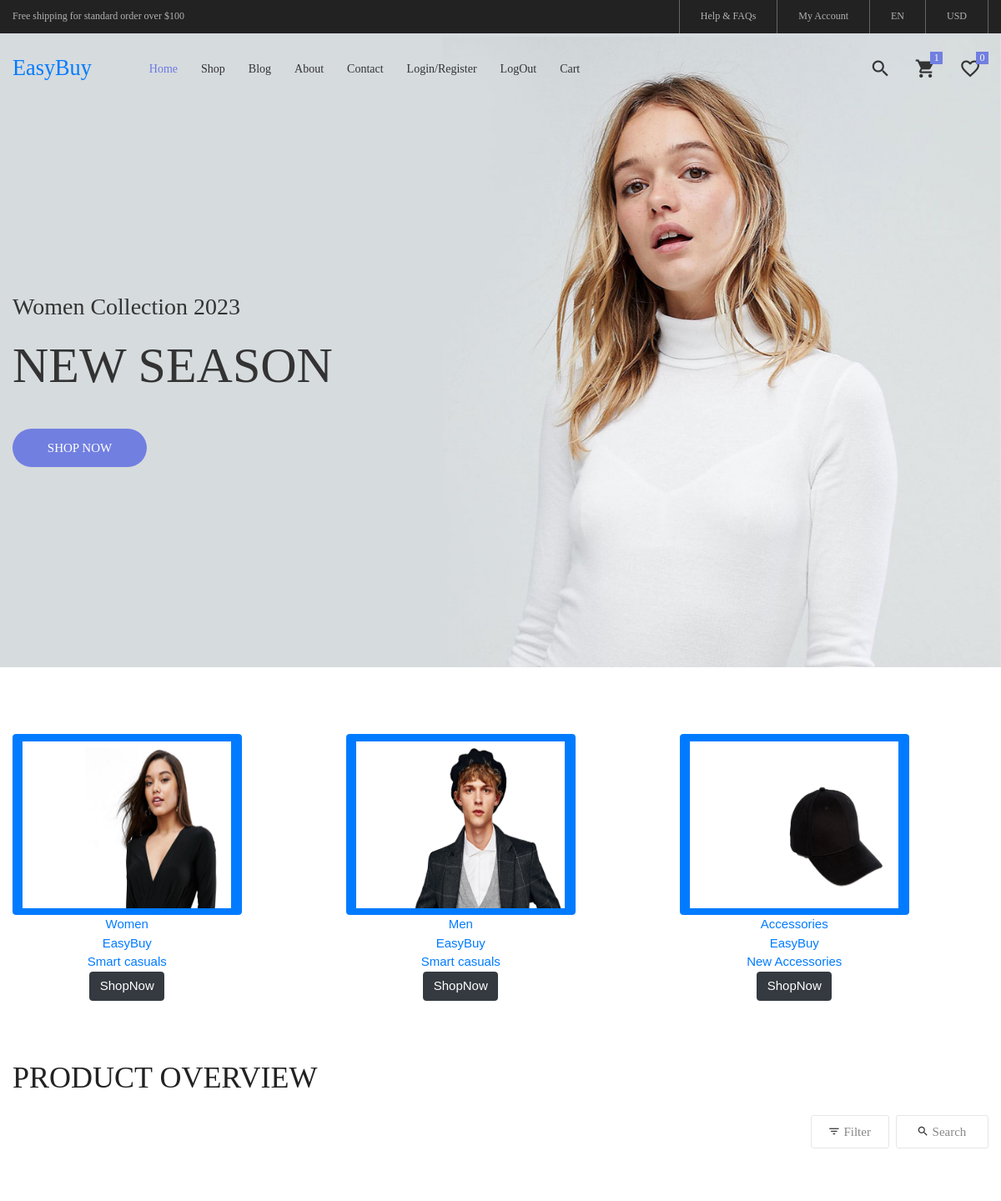
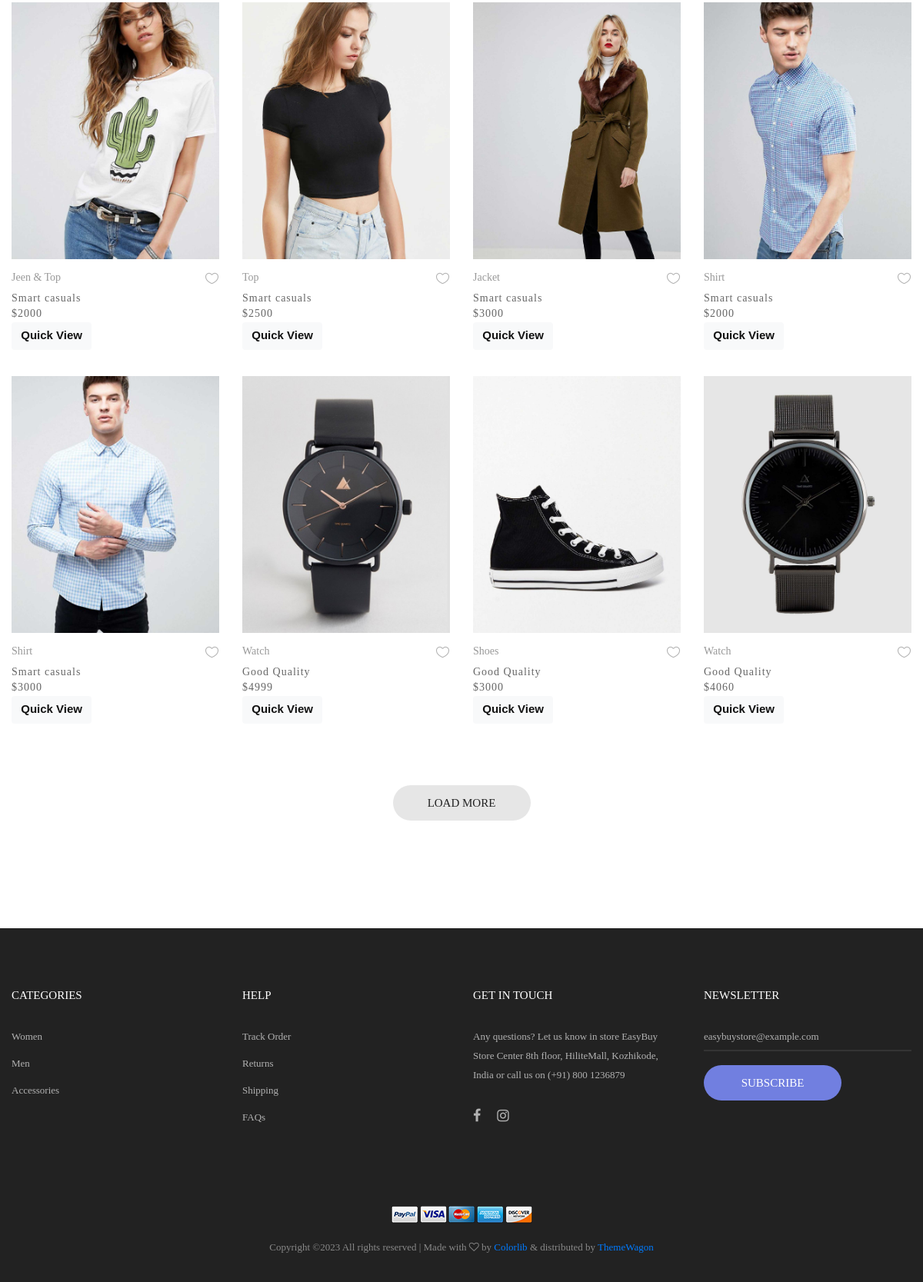
The page / on the database its author committed (2 pictures, top to bottom).
### APP1/models.py (models this page shows)
class categorydb(models.Model):
    CategoryName =models.CharField(max_length=50, blank=True ,null=True)
    Brand =models.CharField(max_length=50, blank=True, null=True)
    Description =models.CharField(max_length=50, blank=True, null=True)
    Image =models.ImageField(upload_to="profile")

class productdatabase(models.Model):
    CategoryName = models.CharField(max_length=50, null=True, blank=True)
    ProductName = models.CharField(max_length=50, null=True, blank=True)
    Price = models.IntegerField(null=True, blank=True)
    Description = models.CharField(max_length=500, null=True, blank=True)
    Image = models.ImageField(upload_to="profile")

### APP2/views.py (the view)
# urls.py: path('',views.Homepage,name='Homepage'),
def Homepage(request):
    data=categorydb.objects.all()
    da=cartdb.objects.all()
    products=productdatabase.objects.all()
    return render(request,'webindex.html',{'data':data ,'products':products,'da':da})

### APP2/templates/webindex.html (shortened to what this page needs)
<!DOCTYPE html>
{% load static %}
<html lang="en">
<head>
	<link rel="stylesheet" type="text/css" href="{% static 'assets/vendor/bootstrap/css/bootstrap.min.css' %}">
	<link rel="stylesheet" type="text/css" href="{% static 'assets/fonts/font-awesome-4.7.0/css/font-awesome.min.css' %}">
	<link rel="stylesheet" type="text/css" href="{% static 'assets/fonts/iconic/css/material-design-iconic-font.min.css' %}">
	<link rel="stylesheet" type="text/css" href="{% static 'assets/fonts/linearicons-v1.0.0/icon-font.min.css' %}">
	<link rel="stylesheet" type="text/css" href="{% static 'assets/vendor/animate/animate.css' %}">
	<link rel="stylesheet" type="text/css" href="{% static 'assets/vendor/css-hamburgers/hamburgers.min.css' %}">
	<link rel="stylesheet" type="text/css" href="{% static 'assets/vendor/animsition/css/animsition.min.css' %}">
	<link rel="stylesheet" type="text/css" href="{% static 'assets/vendor/select2/select2.min.css' %}">
	<link rel="stylesheet" type="text/css" href="{% static 'assets/vendor/daterangepicker/daterangepicker.css' %}">
	<link rel="stylesheet" type="text/css" href="{% static 'assets/vendor/slick/slick.css' %}">
	<link rel="stylesheet" type="text/css" href="{% static 'assets/vendor/MagnificPopup/magnific-popup.css' %}">
	<link rel="stylesheet" type="text/css" href="{% static 'assets/vendor/perfect-scrollbar/perfect-scrollbar.css' %}">
	<link rel="stylesheet" type="text/css" href="{% static 'assets/css/util.css' %}">
	<link rel="stylesheet" type="text/css" href="{% static 'assets/css/main.css' %}">
</head>
<body class="animsition">
	<header>
		<div class="container-menu-desktop">
			<div class="top-bar">
				<div class="content-topbar flex-sb-m h-full container">
					<div class="left-top-bar">
						Free shipping for standard order over $100
					</div>
					<div class="right-top-bar flex-w h-full">
						<a href="#" class="flex-c-m trans-04 p-lr-25">
							Help & FAQs
						</a>
						<a href="#" class="flex-c-m trans-04 p-lr-25">
							My Account
						</a>
						<a href="#" class="flex-c-m trans-04 p-lr-25">
							EN
						</a>
						<a href="#" class="flex-c-m trans-04 p-lr-25">
							USD
						</a>
					</div>
				</div>
			</div>
			<div class="wrap-menu-desktop">
				<nav class="limiter-menu-desktop container">
					<a href="#" class="logo">
						<h3   style="font-family: cursive;">EasyBuy</h3>
					</a>
					<div class="menu-desktop">
						<ul class="main-menu">
							<li class="active-menu">
								<a href="{% url 'Homepage' %}">Home</a>
							</li>
							<li>
								<a href="{% url 'Productdetails' %}">Shop</a>
							</li>
							<li>
								<a href="{% url 'Blogpage' %}">Blog</a>
							</li>
							<li>
								<a href="{% url 'Aboutpage' %}">About</a>
							</li>
							<li>
								<a href="{% url 'Contactpage' %}">Contact</a>
							</li>
							<li>
								<a href="{% url 'loginadmin' %}">Login/Register</a>
							</li>
							<li>
								<a href="{% url 'customerlogout' %}">LogOut</a>
							</li>
							<li>
								<a href="{% url 'cartpage' %}">Cart</a>
							</li>
						</ul>
					</div>
					<div class="wrap-icon-header flex-w flex-r-m">
						<div class="icon-header-item cl2 hov-cl1 trans-04 p-l-22 p-r-11 js-show-modal-search">
							<i class="zmdi zmdi-search"></i>
						</div>
						<div class="icon-header-item cl2 hov-cl1 trans-04 p-l-22 p-r-11 icon-header-noti js-show-cart" data-notify="1">
							<i class="zmdi zmdi-shopping-cart"></i>
						</div>
						<a href="#" class="dis-block icon-header-item cl2 hov-cl1 trans-04 p-l-22 p-r-11 icon-header-noti" data-notify="0">
							<i class="zmdi zmdi-favorite-outline"></i>
						</a>
					</div>
				</nav>
			</div>
		</div>
	</header>
	<section class="section-slide">
		<div class="wrap-slick1">
			<div class="slick1">
				<div class="item-slick1" style="background-image: url({% static 'assets/images/slide-01.jpg' %});">
					<div class="container h-full">
						<div class="flex-col-l-m h-full p-t-100 p-b-30 respon5">
							<div class="layer-slick1 animated visible-false" data-appear="fadeInDown" data-delay="0">
								<span class="ltext-101 cl2 respon2">
									Women Collection 2023
								</span>
							</div>
							<div class="layer-slick1 animated visible-false" data-appear="fadeInUp" data-delay="800">
								<h2 class="ltext-201 cl2 p-t-19 p-b-43 respon1">
									NEW SEASON
								</h2>
							</div>
							<div class="layer-slick1 animated visible-false" data-appear="zoomIn" data-delay="1600">
								<a href="{% url 'Productdetails' %}" class="flex-c-m stext-101 cl0 size-101 bg1 bor1 hov-btn1 p-lr-15 trans-04" type="submit">
									Shop Now
								</a>
							</div>
						</div>
					</div>
				</div>
			</div>
		</div>
	</section>
	<section class="ftco-section ftco-category ftco-no-pt">
		<div class="sec-banner bg0 p-t-80 p-b-50">
			<div class="container">
				<div class="row">
					{% for i in data %}
					<div class="col-md-4">
						<div class="row">
							<div class="col-md-4 order-md-last align-items-stretch d-flex">
									<div class="text text-center">
										<p><a href="" class="btn btn-primary"><img src="{{i.Image.url}}" style="width:250px; height:200px;"></a></p>
										<a href="" class="title"> {{i.CategoryName}}</a></br>
										<a href="" class="title"> {{i.Brand}}</a></br>
										<a href="" class="tile">{{i.Description}}</a></br>
										<form action="{% url 'displaycategory' itemCatg=i.CategoryName %}">
										<button  type="Submit" class="btn btn-dark">ShopNow</button>
										</form>
									</div>
								</div>
							</div>
							</div>
					{% endfor %}
				</div>
			</div>
			</div>
		</section>
	<section class="bg0 p-t-23 p-b-140">
		<div class="container">
			<div class="p-b-10">
				<h3 class="ltext-103 cl5">
					Product Overview
				</h3>
			</div>
			<div class="flex-w flex-sb-m p-b-52">
				<div class="flex-w flex-c-m m-tb-10">
					<div class="flex-c-m stext-106 cl6 size-104 bor4 pointer hov-btn3 trans-04 m-r-8 m-tb-4 js-show-filter">
						<i class="icon-filter cl2 m-r-6 fs-15 trans-04 zmdi zmdi-filter-list"></i>
						 Filter
					</div>
					<div class="flex-c-m stext-106 cl6 size-105 bor4 pointer hov-btn3 trans-04 m-tb-4 js-show-search">
						<i class="icon-search cl2 m-r-6 fs-15 trans-04 zmdi zmdi-search"></i>
						Search
					</div>
				</div>
			</div>
			<div class="row isotope-grid">
				{% for i in products %}
				<div class="col-sm-6 col-md-4 col-lg-3 p-b-35 isotope-item women">
					<div class="block2">
						<div class="block2-pic hov-img0">
							<img src="{{i.Image.url}}" alt="IMG-PRODUCT">
						</div>
						<div class="block2-txt flex-w flex-t p-t-14">
							<div class="block2-txt-child1 flex-col-l ">
								<a href="product-detail.html" class="stext-104 cl4 hov-cl1 trans-04 js-name-b2 p-b-6">
									{{i.ProductName}}
								</a>
								<span class="stext-105 cl3">
								{{i.Description}}
								</span>
								<span class="stext-105 cl3">
								${{i.Price}}
								</span>
								<form method="post" action="{% url 'displayproduct' dataid=i.id %}" enctype="multipart/form-data">
									<button type="submit"  class="btn btn-light"><b>Quick View</b></button>
								</form>
							</div>
							<div class="block2-txt-child2 flex-r p-t-3">
								<a href="#" class="btn-addwish-b2 dis-block pos-relative js-addwish-b2">
									<img class="icon-heart1 dis-block trans-04" src="{% static 'assets/images/icons/icon-heart-01.png' %}" alt="ICON">
								</a>
							</div>
						</div>
					</div>
				</div>
					{% endfor %}
			</div>
			<div class="flex-c-m flex-w w-full p-t-45">
				<a href="#" class="flex-c-m stext-101 cl5 size-103 bg2 bor1 hov-btn1 p-lr-15 trans-04">
					Load More
				</a>
			</div>
		</div>
	</section>
	<footer class="bg3 p-t-75 p-b-32">
		<div class="container">
			<div class="row">
				<div class="col-sm-6 col-lg-3 p-b-50">
					<h4 class="stext-301 cl0 p-b-30">
						Categories
					</h4>
					<ul>
						<li class="p-b-10">
							<a href="#" class="stext-107 cl7 hov-cl1 trans-04">
								Women
							</a>
						</li>
						<li class="p-b-10">
							<a href="#" class="stext-107 cl7 hov-cl1 trans-04">
								Men
							</a>
						</li>
						<li class="p-b-10">
							<a href="#" class="stext-107 cl7 hov-cl1 trans-04">
								Accessories
							</a>
						</li>
					</ul>
				</div>
				<div class="col-sm-6 col-lg-3 p-b-50">
					<h4 class="stext-301 cl0 p-b-30">
						Help
					</h4>
					<ul>
						<li class="p-b-10">
							<a href="#" class="stext-107 cl7 hov-cl1 trans-04">
								Track Order
							</a>
						</li>
						<li class="p-b-10">
							<a href="#" class="stext-107 cl7 hov-cl1 trans-04">
								Returns
							</a>
						</li>
						<li class="p-b-10">
							<a href="#" class="stext-107 cl7 hov-cl1 trans-04">
								Shipping
							</a>
						</li>
						<li class="p-b-10">
							<a href="#" class="stext-107 cl7 hov-cl1 trans-04">
								FAQs
							</a>
						</li>
					</ul>
				</div>
				<div class="col-sm-6 col-lg-3 p-b-50">
					<h4 class="stext-301 cl0 p-b-30">
						GET IN TOUCH
					</h4>
					<p class="stext-107 cl7 size-201">
						Any questions? Let us know in store EasyBuy Store Center 8th floor, HiliteMall, Kozhikode, India or call us on (+91)  800 1236879
					</p>
					<div class="p-t-27">
						<a href="#" class="fs-18 cl7 hov-cl1 trans-04 m-r-16">
							<i class="fa fa-facebook"></i>
						</a>
						<a href="#" class="fs-18 cl7 hov-cl1 trans-04 m-r-16">
							<i class="fa fa-instagram"></i>
						</a>
					</div>
				</div>
				<div class="col-sm-6 col-lg-3 p-b-50">
					<h4 class="stext-301 cl0 p-b-30">
						Newsletter
					</h4>
					<form>
						<div class="wrap-input1 w-full p-b-4">
							<input class="input1 bg-none plh1 stext-107 cl7" type="text" name="email" placeholder="easybuystore@example.com">
						</div>
						<div class="p-t-18">
							<button class="flex-c-m stext-101 cl0 size-103 bg1 bor1 hov-btn2 p-lr-15 trans-04">
								Subscribe
							</button>
						</div>
					</form>
				</div>
			</div>
			<div class="p-t-40">
				<div class="flex-c-m flex-w p-b-18">
					<a href="#" class="m-all-1">
						<img src="{% static 'assets/images/icons/icon-pay-01.png' %}" alt="ICON-PAY">
					</a>
					<a href="#" class="m-all-1">
						<img src="{% static 'assets/images/icons/icon-pay-02.png' %}" alt="ICON-PAY">
					</a>
					<a href="#" class="m-all-1">
						<img src="{% static 'assets/images/icons/icon-pay-03.png' %}" alt="ICON-PAY">
					</a>
					<a href="#" class="m-all-1">
						<img src="{% static 'assets/images/icons/icon-pay-04.png' %}" alt="ICON-PAY">
					</a>
					<a href="#" class="m-all-1">
						<img src="{% static 'assets/images/icons/icon-pay-05.png' %}" alt="ICON-PAY">
					</a>
				</div>
				<p class="stext-107 cl6 txt-center">
Copyright &copy;<script>document.write(new Date().getFullYear());</script> All rights reserved | Made with <i class="fa fa-heart-o" aria-hidden="true"></i> by <a href="https://colorlib.com" target="_blank">Colorlib</a> &amp; distributed by <a href="https://themewagon.com" target="_blank">ThemeWagon</a>
				</p>
			</div>
		</div>
	</footer>
</body>
</html>

### rows shown on the page
categorydb: Image (picture), CategoryName "Women", Brand "EasyBuy", Description "Smart casuals"
categorydb: Image (picture), CategoryName "Men", Brand "EasyBuy", Description "Smart casuals"
categorydb: Image (picture), CategoryName "Accessories", Brand "EasyBuy", Description "New Accessories"
productdatabase: Image (picture), ProductName "Jeen & Top", Description "Smart casuals", Price "2000"
productdatabase: Image (picture), ProductName "Top", Description "Smart casuals", Price "2500"
productdatabase: Image (picture), ProductName "Jacket", Description "Smart casuals", Price "3000"
productdatabase: Image (picture), ProductName "Shirt", Description "Smart casuals", Price "2000"
productdatabase: Image (picture), ProductName "Shirt", Description "Smart casuals", Price "3000"
productdatabase: Image (picture), ProductName "Watch", Description "Good Quality", Price "4999"
productdatabase: Image (picture), ProductName "Shoes", Description "Good Quality", Price "3000"
productdatabase: Image (picture), ProductName "Watch", Description "Good Quality", Price "4060"
